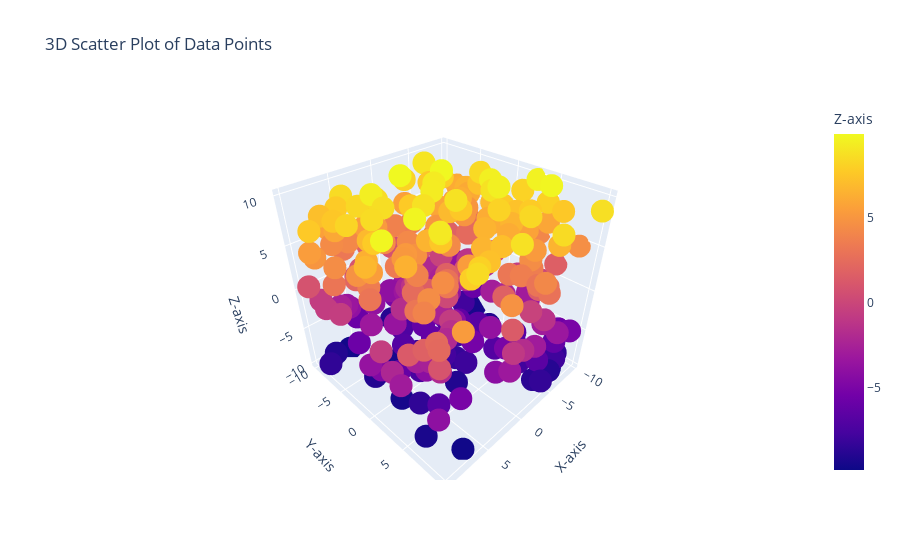

Notebook cell for this chart:
### Code cell
fig = px.scatter_3d(
    df,
    x='X', 
    y='Y', 
    z='Z',
    color='Z', 
    title='3D Scatter Plot of Data Points',
    labels={'X': 'X-axis', 'Y': 'Y-axis', 'Z': 'Z-axis'}
)

# Настраиваем оси
fig.update_layout(scene=dict(
    xaxis_title='X-axis',
    yaxis_title='Y-axis',
    zaxis_title='Z-axis',
    aspectmode='auto'  # Автоматический масштаб осей
))

# Показываем график
fig.show()

### Figure 1 — Plotly figure (JSON) as saved in the notebook; plotly's stock layout.template omitted (floating-point values rounded to 4 significant figures; data arrays with more than 128 entries replaced by an {"elided": "..."} marker saying what was removed)
{"data": [{"hovertemplate": "X-axis=%{x}<br>Y-axis=%{y}<br>Z-axis=%{marker.color}<extra></extra>", "legendgroup": "", "marker": {"color": {"elided": "300 float values"}, "coloraxis": "coloraxis", "symbol": "circle"}, "mode": "markers", "name": "", "scene": "scene", "showlegend": false, "type": "scatter3d", "x": {"elided": "300 float values"}, "y": {"elided": "300 float values"}, "z": {"elided": "300 float values"}}], "layout": {"coloraxis": {"colorbar": {"title": {"text": "Z-axis"}}, "colorscale": [[0, "#0d0887"], [0.1111, "#46039f"], [0.2222, "#7201a8"], [0.3333, "#9c179e"], [0.4444, "#bd3786"], [0.5556, "#d8576b"], [0.6667, "#ed7953"], [0.7778, "#fb9f3a"], [0.8889, "#fdca26"], [1, "#f0f921"]]}, "legend": {"tracegroupgap": 0}, "scene": {"aspectmode": "auto", "domain": {"x": [0, 1], "y": [0, 1]}, "xaxis": {"title": {"text": "X-axis"}}, "yaxis": {"title": {"text": "Y-axis"}}, "zaxis": {"title": {"text": "Z-axis"}}}, "title": {"text": "3D Scatter Plot of Data Points"}}}
